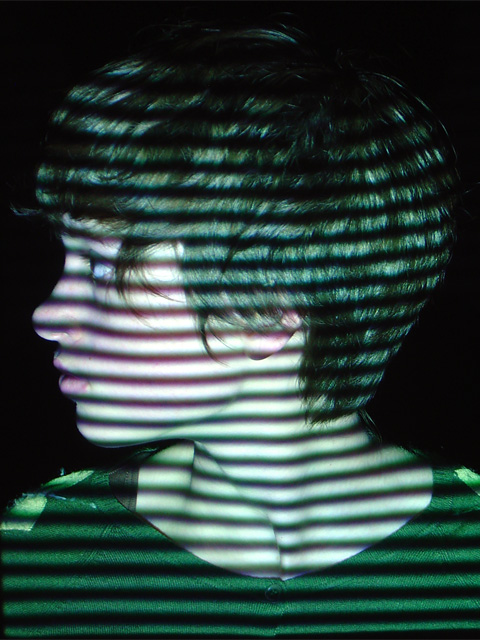
//> input picture image/phase1.jpg, 480 x 640 px
$ ./main   (built with g++ and OpenCV 4)
//> lines starting //> are read from the running program, lines starting //| are printed output that depends on the picture
### PhaseShiftProcess.h
#ifndef PHASESHIFTPROCESS_H
#define PHASESHIFTPROCESS_H

#include <iostream>
#include "opencv2/highgui.hpp"
#include "opencv2/core.hpp"
#include "opencv2/structured_light/graycodepattern.hpp"
#include "algorithm"
#include <cmath>
#include <deque>
#include <queue>

using namespace std;
using namespace cv;

struct UnwrapPath {
    int x;
    int y;
    float phi;    // last phase
    float q;      // phase quality

    UnwrapPath(int x, int y, float phi):
        x(x),y(y),phi(phi)
    {}

    UnwrapPath(int x, int y, float phi, float q):
        x(x),y(y),phi(phi), q(q)
    {}

    bool operator<(const UnwrapPath & path) const {return q<path.q;}

};

class PhaseShiftProcess
{
public:
    PhaseShiftProcess(Mat _imgPhase1, Mat _imgPhase2, Mat _imgPhase3);
    ~PhaseShiftProcess();

    float getZSkew() const {return this->zskew;}

    void setZSkew(float zSkew)  {this->zskew = zSkew;}

    float getZScale() const {return this->zscale;}

    void setZScale(float zScale) {this->zscale = zScale;}

    void phaseDecode();
    void phaseUnwrapped();
    void convertDepth();
    float getIntensity(Vec3b phi);

protected:

    // [5 lines left out: function sqdist, not called in this run]

private:
    Mat imgPhase1;
    Mat imgPhase2;
    Mat imgPhase3;
    Mat imgColor;  // reconstructed color image
    Mat imgWrappedPhase;
    Mat imgUnwrappedPhase;

    // some helper matrices to track phase quality and
    // processing state (each from the same dimension as the input image)
    Mat  mask;
    Mat  process;
    Mat quality;
    Mat range;
    float depth;
    float noiseThreshold;
    float zscale;
    float zskew;

    int width;
    int height;
    int step;   // for single channel images


};

#endif // PHASESHIFTPROCESS_H

### PhaseShiftProcess.cpp
#include "PhaseShiftProcess.h"
#define PI 3.1415926

PhaseShiftProcess::PhaseShiftProcess(Mat _imgPhase1, Mat _imgPhase2, Mat _imgPhase3):
    imgPhase1(_imgPhase1), imgPhase2(_imgPhase2), imgPhase3(_imgPhase3)
{
    width = imgPhase1.cols;
    height = imgPhase1.rows;

    if (imgPhase2.cols != width || imgPhase2.rows != height
            || imgPhase3.cols != width || imgPhase3.rows != height)
    {
        throw "invalid arguments: input images must have same dimension!";
    }

    imgColor = Mat::zeros(height, width, CV_8UC3);
    imgWrappedPhase = Mat::zeros(height, width, CV_32FC1);
    imgUnwrappedPhase = Mat::zeros(height, width, CV_32FC1);

    //    mask = Mat::zeros(height, width, CV_8UC1);
    process = Mat::zeros(height, width, CV_8UC1);
    range = Mat::zeros(height, width, CV_32FC1);
    quality = Mat::ones(height, width, CV_32FC1);
    quality = quality*-1;

    noiseThreshold = 0.2;
    zscale = 130;
    zskew = 24;

    // init step width for color and single channel images
    step  = width;

    cout << "Image width = " << width << endl
         << "Image height = " << height << endl;
}

PhaseShiftProcess::~PhaseShiftProcess()
{}

float PhaseShiftProcess::getIntensity(Vec3b phi)
{

    uchar blue = phi.val[0];
    uchar green = phi.val[1];
    uchar red = phi.val[2];
    return (blue + green + red) / (3.f * 255);
}

void PhaseShiftProcess::phaseDecode()
{
    float phi1, phi2, phi3;
    float phiSum = 0;
    float phiRange, minPhi, maxPhi;
    float noise;

    for (int i = 0; i < height; i++)
    {
        for (int j = 0; j < width; j++)
        {
            phi1 = getIntensity(imgPhase1.at<Vec3b>(Point(j, i)));
            phi2 = getIntensity(imgPhase2.at<Vec3b>(Point(j, i)));
            phi3 = getIntensity(imgPhase3.at<Vec3b>(Point(j, i)));
            phiSum = phi1 + phi2 + phi3;

            // Find min max phi value
            auto minMax = minmax({phi1, phi2, phi3});
            minPhi = minMax.first;
            maxPhi = minMax.second;

            phiRange = abs(maxPhi - minPhi);
            range.at<float>(Point(j, i)) = phiRange;
            noise = phiRange / phiSum;

            // Create the mask to remove noise background
            //            mask.at<uchar>(Point(j, i)) = (noise < noiseThreshold);
            process.at<uchar>(Point(j, i)) = (noise >= noiseThreshold);

            if (noise >= noiseThreshold)
            {
                imgWrappedPhase.at<float>(Point(j, i)) = (float)atan2(sqrt(3)*(phi1 - phi3),(2*phi2 - phi1 - phi3));
                //                cout << imgWrappedPhase.at<float>(Point(j, i)) << endl;
            }
            else
            {
                imgWrappedPhase.at<float>(Point(j, i)) = 0.f;
            }
        }
    }
    Mat output;
    cv::normalize(imgWrappedPhase, output,255, 0, NORM_MINMAX, CV_8UC1);
    imshow("Wrapped phase", output);

    //    Mat mask_;
    //    cv::normalize(process, mask_,255, 0, NORM_MINMAX, CV_8UC1);
    //    imshow("Mask", mask_);
}

### main.cpp
#include <iostream>
#include "PhaseShiftProcess.h"
#define COLOR_YES_NO CV_LOAD_IMAGE_COLOR

int main()
{
    Mat img1 = imread("../image/phase1.jpg", COLOR_YES_NO );
//> img1 is the input picture: 640 rows x 480 cols, CV_8UC3; mean B, G, R 60.2, 64.6, 46.3
    Mat img2 = imread("../image/phase2.jpg", COLOR_YES_NO );
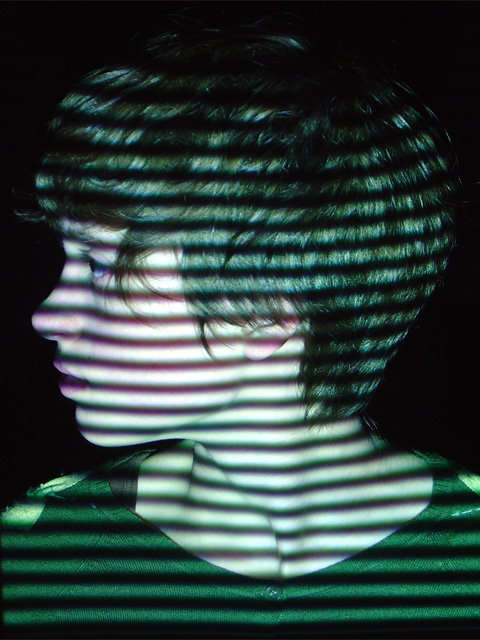
//> input picture image/phase2.jpg, 480 x 640 px
//> img2 is the input picture: 640 rows x 480 cols, CV_8UC3; mean B, G, R 60.3, 64, 46.8
    Mat img3 = imread("../image/phase3.jpg", COLOR_YES_NO );
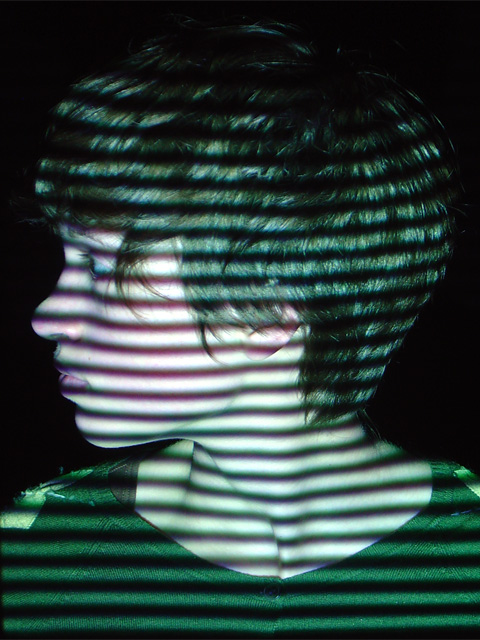
//> input picture image/phase3.jpg, 480 x 640 px
//> img3 is the input picture: 640 rows x 480 cols, CV_8UC3; mean B, G, R 60.1, 64, 46.5

    if (!img1.data || !img2.data || !img3.data)
    {
        cout << "loi roi" << endl;
        throw "Error! Can't load image data";
    }

    //    imshow("Image1", img1);
    PhaseShiftProcess ps(img1, img2, img3);
    ps.phaseDecode();
//> in phaseDecode, `imshow("Wrapped phase", output);`:
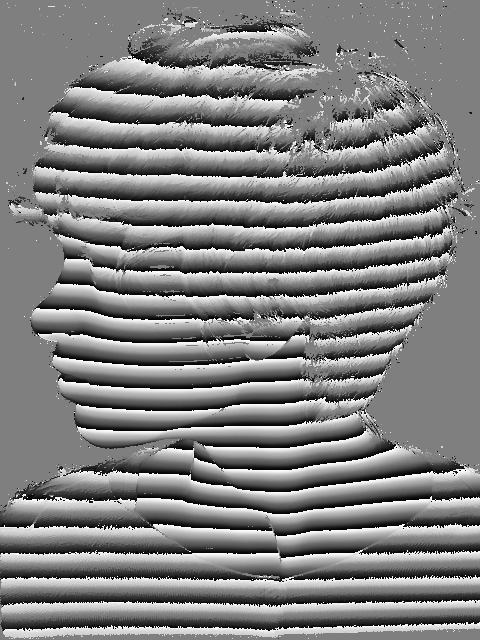
//> window 'Wrapped phase': 640 rows x 480 cols, CV_8UC1; min 0, max 255, mean 127.5
    ps.computeQuality_Zhang();
//> (this line was passed over: computeQuality_Zhang is not available in this run)
    ps.qualityUnwrap();
//> (this line was passed over: qualityUnwrap is not available in this run)
    cvWaitKey(0);

    return 0;
}
